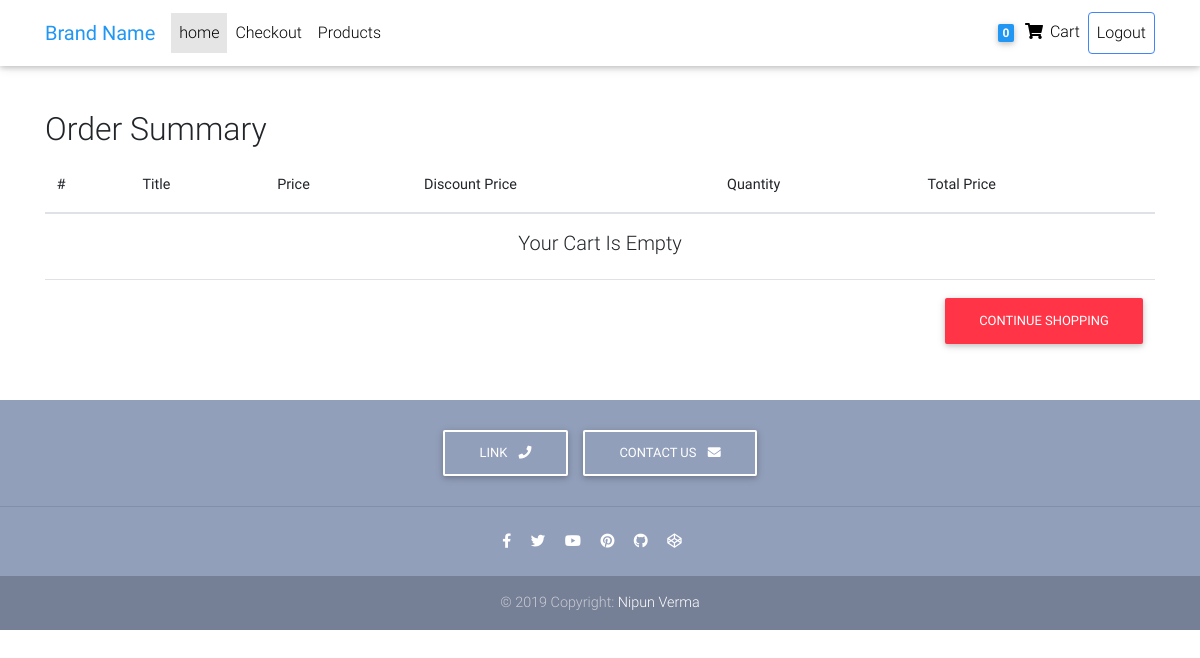
The app's page /order_summary/ (signed in), older data.
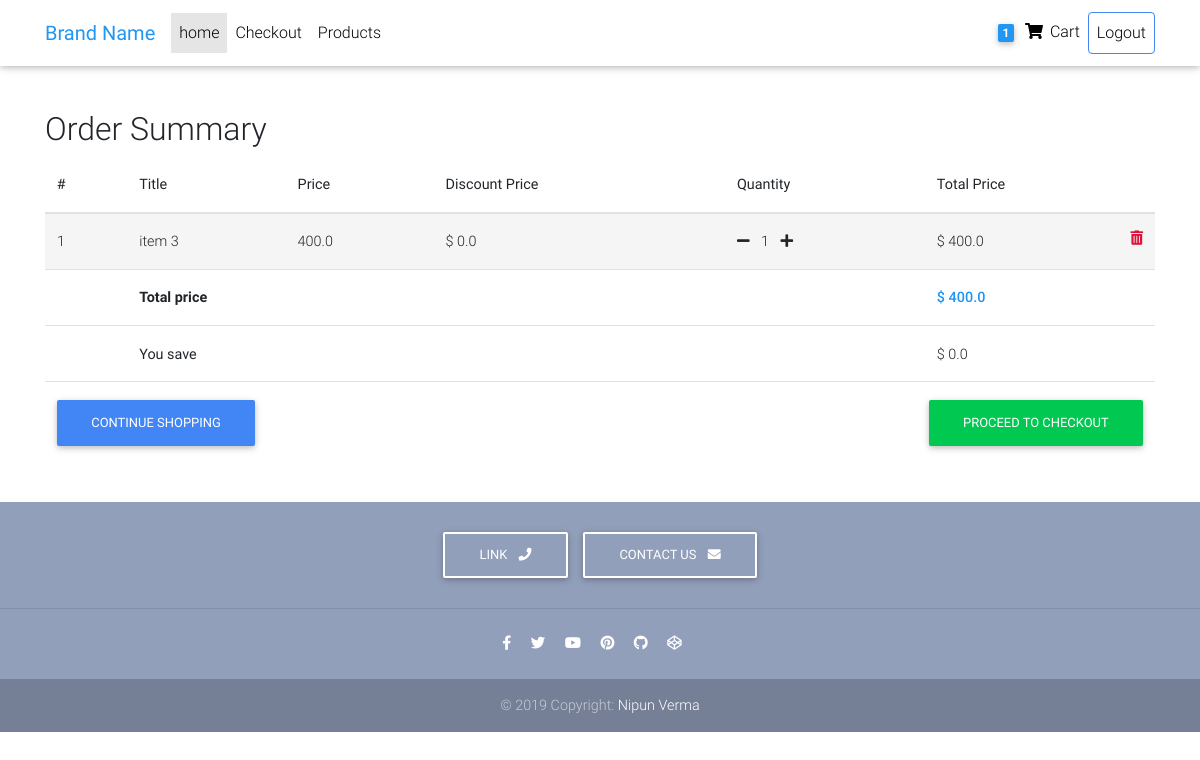
The same page, newer data.
### core/models.py (models this page shows, shortened)
class Order(models.Model):
    user=models.ForeignKey(settings.AUTH_USER_MODEL, on_delete=models.CASCADE)
    items=models.ManyToManyField(OrderItem)
    start_date=models.DateTimeField(auto_now_add=True)
    order_date=models.DateTimeField()
    ordered=models.BooleanField(default=False)
    def get_total(self):
        total_price = 0
        for item_price in self.items.all():
            total_price += item_price.get_final_price()
        return total_price
    def get_total_actual(self):
        total_price = 0
        for item_price in self.items.all():
            total_price += item_price.get_total_actual_price()
        return total_price - self.get_total()

class OrderItem(models.Model):
    user = models.ForeignKey(settings.AUTH_USER_MODEL, on_delete=models.CASCADE)
    ordered = models.BooleanField(default=False)
    item = models.ForeignKey('Item', on_delete=models.CASCADE, null=True)
    quantity = models.IntegerField(default=1)           #gets the count of the items ordered
    def get_total_price(self):
        return self.quantity * self.item.price
    def get_final_price(self):
        if self.item.discounted_price:
            return self.get_total_price_discount()
        return self.get_total_price()
    def get_total_actual_price(self):
        return self.get_total_price()

class Item(models.Model):
    image = models.ImageField(blank=True, null=True)
    title = models.CharField(max_length=256)
    price = models.FloatField()
    discounted_price = models.FloatField(blank=True, null=True)
    description=models.TextField(blank=True, null=True)
    category = models.CharField(choices=CATEGORY_CHOICES, max_length=2)
    label = models.CharField(choices=LABEL_CHOICES, max_length=1)
    slug = models.SlugField()

### core/views.py (the view)
# urls.py: path('order_summary/', OrderSummaryView.as_view(), name='order_summary'),
class OrderSummaryView(LoginRequiredMixin, View):
    def get(self, *args, **kwargs):
        try:
            order = Order.objects.get(user = self.request.user, ordered=False)
            context = {
                'object': order,
            }
            return render(self.request, 'order_summary.html', context)
        except ObjectDoesNotExist:
            messages.error(self.request, "You do not have an active order")
            return redirect("/")

### core/templatetags/cart_template_tags.py (called while the page is built)
@register.filter
def cart_item_count(user):
    if user.is_authenticated:
        qs = Order.objects.filter(
            user=user,
            ordered=False,
        )
        if qs.exists():
            return qs[0].items.count()
    return 0

### templates/order_summary.html
{% extends "base.html" %}
{% load static %}
{% block content %}
{% include 'navbar.html' %}
<main>
    <div class="container">
        <h2>Order Summary</h2>
        <div class="table-responsive text-nowrap">
            <table class="table">
                <thead>
                    <tr>
                        <th scope="col">#</th>
                        <th scope="col">Title</th>
                        <th scope="col">Price</th>
                        <th scope="col">Discount Price</th>
                        <th scope="col">Quantity</th>
                        <th scope="col">Total Price</th>
                    </tr>
                </thead>
                <tbody>
                    {% for order_item in object.items.all %}
                    <tr style="background-color: whitesmoke;">
                        <td scope="row">{{ forloop.counter }}</td>
                        <td>{{ order_item.item.title }}</td>
                        <td>{{ order_item.item.price }}</td>
                        <td>
                            {% if order_item.item.discounted_price %}
                                $ {{ order_item.item.discounted_price }}
                            {% else %}
                                $ 0.0
                            {% endif %}
                        </td>
                        <td>
                            <a href="{% url 'core:decrease_item_from_cart' order_item.item.slug %}"><i class="fas fa-minus mr-2"></i></a>
                            {{ order_item.quantity }}
                            <a href="{% url 'core:increase_item_in_cart' order_item.item.slug%}"><i class="fas fa-plus ml-2"></i></a>
                        </td>
                        <td>
                            {% if order_item.item.discounted_price %}
                                $ {{ order_item.get_total_price_discount }}
                            {% else %}
                                $ {{ order_item.get_total_price }}
                            {% endif %}
                            <a href="{% url 'core:remove_from_cart' order_item.item.slug %}">
                                <i class="fas fa-trash-alt float-right" style="color: crimson;"></i>
                            </a>
                        </td>
                    </tr>
                    {% empty %}
                    <tr>
                        <td colspan="6" class="text-center">
                            <h5>Your Cart Is Empty</h5>
                        </td>
                    </tr>
                    <tr>
                    <td colspan="6">
                        <a href="{% url 'core:home' %}" class="btn btn-danger float-right">Continue Shopping</a>
                    </td>
                    </tr>
                    {% endfor %}
                    {% if object.get_total %}
                    <tr>
                        <td></td>
                        <td colspan="4" style="font-weight: 700;">Total price</td>
                        <td style="color: #2196f3; font-weight: 500;">$ {{ object.get_total }}</td>
                    </tr>
                    <tr>
                        <td></td>
                        <td colspan="4"><strong>You save</td>
                        <td>$ {{ object.get_total_actual }}</td>
                    </tr>
                    <tr>
                        <td colspan="6">
                            <a href="{% url 'core:home' %}" class="btn btn-primary">Continue Shopping</a>
                            <a href="{% url 'core:check' %}" class="btn btn-success float-right">Proceed To Checkout</a>
                        </td>
                    </tr>
                    {% endif %}
                </tbody>
            </table>
        </div>
    </div>
</main>
{% include 'footer.html' %}
{% endblock %}

### templates/navbar.html (shortened to what this page needs)
{% load cart_template_tags %}
{% load static %}
<div style="margin-top: 70px; padding: 20px;">
</div>
<nav class="navbar fixed-top navbar-expand-lg navbar-light white scrolling-navbar">
  <div class="container">
    <a class="navbar-brand waves-effect" href="{% url 'core:home' %}">
      <strong class="blue-text">Brand Name</strong>
    </a>
    <div class="collapse navbar-collapse" id="navbarSupportedContent">
          <ul class="navbar-nav mr-auto">
            <li class="nav-item active">
              <a class="nav-link waves-effect" href="{% url 'core:home' %}">home
              </a>
            </li>
            <li class="nav-item">
              <a class="nav-link waves-effect" href="{% url 'core:check' %}">Checkout</a>
            </li>
            <li class="nav-item">
              <a class="nav-link waves-effect" href="#">Products</a>
            </li>
          </ul>
          {% if request.user.is_authenticated %}
          <ul class="navbar-nav nav-flex-icons">
            <li class="nav-item">
              <a class="nav-link waves-effect" href="{% url 'core:order_summary' %}">
                <span class="badge blue z-depth-1 mr-1"> {{ request.user|cart_item_count }} </span>
                  <i class="fas fa-shopping-cart"></i>
                  <span class="clearfix d-none d-sm-inline-block"> Cart </span>
              </a>
            </li>
            <li class="nav-item">
              <a class="nav-link waves-effect border border-primary rounded" href="{% url 'account_logout' %}">Logout</a>
            </li>
          </ul>
          {% else %}
          <ul class="navbar-nav nav-flex-icons">
            <li class="nav-item">
              <a class="nav-link waves-effect border border-primary rounded" href="{% url 'account_login' %}">Login</a>
            </li>
          </ul>
          {% endif %}
    </div>
  </div>
</nav>

Row changes from the older to the newer data that the page shows:
added OrderItem: item "item 3", item.price "400.0", shows "$ 0.0", quantity "1", get_total_price "400.0"
now on this page (row unchanged): Order: get_total "400.0", get_total_actual "0.0"
Text that changed along with them:
{{ request.user|cart_item_count }}: "0" → "1"
text no longer shown: "Your Cart Is Empty"
text now shown: "Total price $ You save $ PROCEED TO CHECKOUT"
